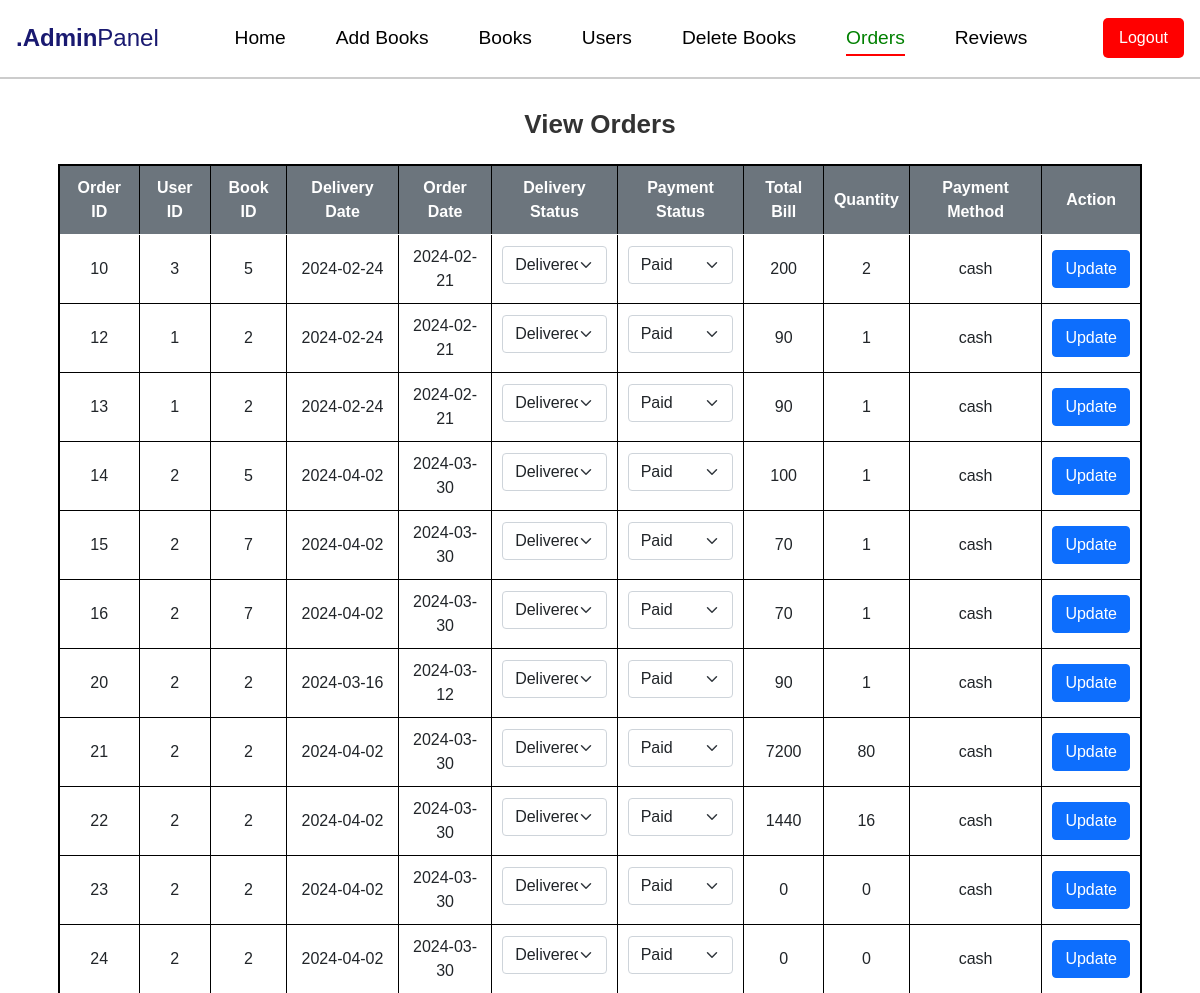
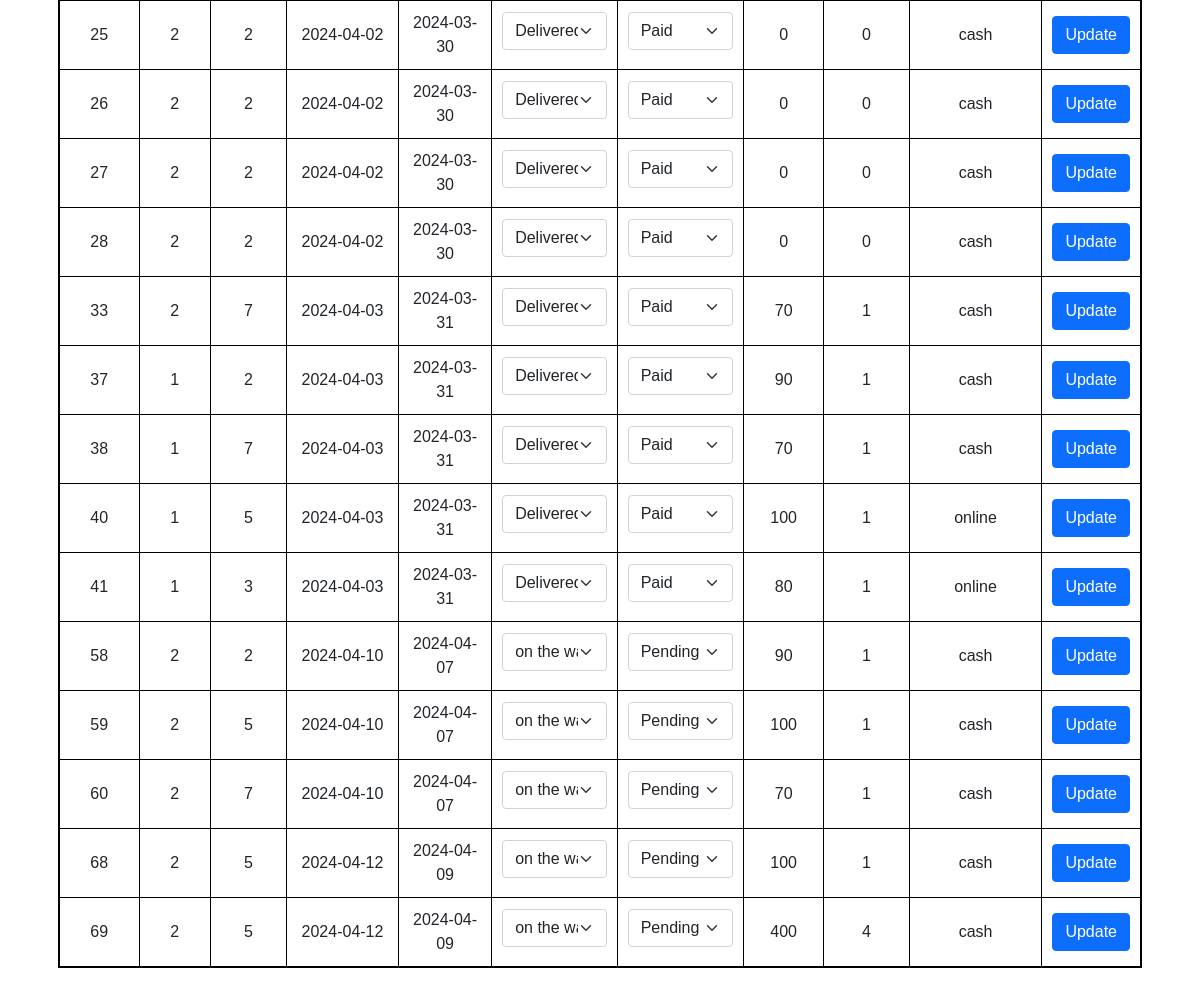
The page /view_orders.php on the database its author committed (2 pictures, top to bottom).
### tables this page shows
CREATE TABLE `orders` (
  `order_id` int(11) NOT NULL,
  `User_ID` int(11) DEFAULT NULL,
  `book_id` int(11) DEFAULT NULL,
  `delivery_date` date DEFAULT NULL,
  `order_date` date NOT NULL,
  `del_status` varchar(30) NOT NULL,
  `payment_status` varchar(30) NOT NULL,
  `total_bill` double NOT NULL,
  `quantity` int(11) NOT NULL,
  `payment_method` varchar(30) NOT NULL
);

### view_orders.php (the view, shortened to what this page needs)
<!DOCTYPE html>
<html lang="en">
<head>
    <link href="https://cdn.jsdelivr.net/npm/bootstrap@5.0.0-beta1/dist/css/bootstrap.min.css" rel="stylesheet">
    <link rel="stylesheet" href="https://cdnjs.cloudflare.com/ajax/libs/font-awesome/6.5.1/css/all.min.css" />
</head>
<body>
<?php include 'admin_header1.php'; ?>
    <div class="container">
        <h4>View Orders</h4>
                    <div class="card-body">
                        <table class="table table-bordered">
                            <thead>
                                <tr>
                                    <th style="height: 60px;">Order ID</th>
                                    <th>User ID</th>
                                    <th>Book ID</th>
                                    <th>Delivery Date</th>
                                    <th>Order Date</th>
                                    <th>Delivery Status</th>
                                    <th>Payment Status</th>
                                    <th>Total Bill</th>
                                    <th>Quantity</th>
                                    <th>Payment Method</th>
                                    <th>Action</th>
                                </tr>
                            </thead>
                            <tbody>
                                <?php
                                $con = mysqli_connect("localhost", "root", "", "readcycle");
                                $query = "SELECT * FROM orders
                                WHERE book_id IN (SELECT book_id FROM add_books WHERE email = 'readcycle@gmail.com')";
                                $query_run = mysqli_query($con, $query);
                                if (mysqli_num_rows($query_run) > 0) {
                                    foreach ($query_run as $row) {
                                ?>
                                        <tr>
                                            <form id="updateForm<?= $row['order_id']; ?>" action="update_order.php" method="post">
                                                <td><?= $row['order_id']; ?></td>
                                                <td><?= $row['User_ID']; ?></td>
                                                <td><?= $row['book_id']; ?></td>
                                                <td><?= $row['delivery_date']; ?></td>
                                                <td><?= $row['order_date']; ?></td>
                                                <td class="status-dropdown">
                                                    <select name="del_status" class="form-select mb-2 dropdown" required>
                                                        <?php
                                                        $deliveryStatusOptions = array('Cancel', 'Delivered', 'on the way');
                                                        foreach ($deliveryStatusOptions as $option) {
                                                            $selected = ($row['del_status'] == $option) ? 'selected' : '';
                                                            echo "<option value='$option' $selected>$option</option>";
                                                        }
                                                        ?>
                                                    </select>
                                                </td>
                                                <td class="status-dropdown">
                                                    <select name="payment_status" class="form-select mb-2 dropdown" required>
                                                        <?php
                                                        $paymentStatusOptions = array('Pending', 'Paid');
                                                        foreach ($paymentStatusOptions as $option) {
                                                            $selected = ($row['payment_status'] == $option) ? 'selected' : '';
                                                            echo "<option value='$option' $selected>$option</option>";
                                                        }
                                                        ?>
                                                    </select>
                                                </td>
                                                <td><?= $row['total_bill']; ?></td>
                                                <td><?= $row['quantity']; ?></td>
                                                <td><?= $row['payment_method']; ?></td>
                                                <td>
                                                    <button type="button" class="btn btn-primary update-btn" data-order-id="<?= $row['order_id']; ?>">Update</button>
                                                </td>
                                            </form>
                                        </tr>
                                <?php
                                    }
                                } else {
                                ?>
                                    <tr>
                                        <td colspan="11">No Record Found</td>
                                    </tr>
                                <?php
                                }
                                ?>
                            </tbody>
                        </table>
                    </div>
                </div>
</body>
</html>

### view_orders.php (style rules this page uses)
.table { opacity: 0; transform: translateY(-20px); transition: opacity 0.3s ease, transform 0.3s ease; }
.table.show { opacity: 1; transform: translateY(0); }
.table { width: 100%; border-collapse: collapse; border: 2px solid black; }
.table th, .table td { padding: 10px; border: 1px solid black; font-size: 16px; }
.table th { background-color: #6c757d; color: white; font-weight: bold; text-align: center; vertical-align: middle; line-height: 1.5; }
.table td { padding: 10px; text-align: center; vertical-align: middle; }
h4 { text-align: center; margin-top: 30px; color: #333; font-size: 26px; font-weight: bold; }

### admin_header1.php (style rules this page uses)
body { margin: 0; padding: 0; font-family: Arial, sans-serif; background-color: #fff; }

### rows shown on the page
orders: order_id "10", User_ID "3", book "5", delivery_date "2024-02-24", order_date "2024-02-21", total_bill "200", quantity "2", payment_method "cash"
orders: order_id "12", User_ID "1", book "2", delivery_date "2024-02-24", order_date "2024-02-21", total_bill "90", quantity "1", payment_method "cash"
orders: order_id "13", User_ID "1", book "2", delivery_date "2024-02-24", order_date "2024-02-21", total_bill "90", quantity "1", payment_method "cash"
orders: order_id "14", User_ID "2", book "5", delivery_date "2024-04-02", order_date "2024-03-30", total_bill "100", quantity "1", payment_method "cash"
orders: order_id "15", User_ID "2", book "7", delivery_date "2024-04-02", order_date "2024-03-30", total_bill "70", quantity "1", payment_method "cash"
orders: order_id "16", User_ID "2", book "7", delivery_date "2024-04-02", order_date "2024-03-30", total_bill "70", quantity "1", payment_method "cash"
orders: order_id "20", User_ID "2", book "2", delivery_date "2024-03-16", order_date "2024-03-12", total_bill "90", quantity "1", payment_method "cash"
orders: order_id "21", User_ID "2", book "2", delivery_date "2024-04-02", order_date "2024-03-30", total_bill "7200", quantity "80", payment_method "cash"
orders: order_id "22", User_ID "2", book "2", delivery_date "2024-04-02", order_date "2024-03-30", total_bill "1440", quantity "16", payment_method "cash"
orders: order_id "23", User_ID "2", book "2", delivery_date "2024-04-02", order_date "2024-03-30", total_bill "0", quantity "0", payment_method "cash"
orders: order_id "24", User_ID "2", book "2", delivery_date "2024-04-02", order_date "2024-03-30", total_bill "0", quantity "0", payment_method "cash"
orders: order_id "25", User_ID "2", book "2", delivery_date "2024-04-02", order_date "2024-03-30", total_bill "0", quantity "0", payment_method "cash"
orders: order_id "26", User_ID "2", book "2", delivery_date "2024-04-02", order_date "2024-03-30", total_bill "0", quantity "0", payment_method "cash"
orders: order_id "27", User_ID "2", book "2", delivery_date "2024-04-02", order_date "2024-03-30", total_bill "0", quantity "0", payment_method "cash"
orders: order_id "28", User_ID "2", book "2", delivery_date "2024-04-02", order_date "2024-03-30", total_bill "0", quantity "0", payment_method "cash"
orders: order_id "33", User_ID "2", book "7", delivery_date "2024-04-03", order_date "2024-03-31", total_bill "70", quantity "1", payment_method "cash"
orders: order_id "37", User_ID "1", book "2", delivery_date "2024-04-03", order_date "2024-03-31", total_bill "90", quantity "1", payment_method "cash"
orders: order_id "38", User_ID "1", book "7", delivery_date "2024-04-03", order_date "2024-03-31", total_bill "70", quantity "1", payment_method "cash"
orders: order_id "40", User_ID "1", book "5", delivery_date "2024-04-03", order_date "2024-03-31", total_bill "100", quantity "1", payment_method "online"
orders: order_id "41", User_ID "1", book "3", delivery_date "2024-04-03", order_date "2024-03-31", total_bill "80", quantity "1", payment_method "online"
orders: order_id "58", User_ID "2", book "2", delivery_date "2024-04-10", order_date "2024-04-07", total_bill "90", quantity "1", payment_method "cash"
orders: order_id "59", User_ID "2", book "5", delivery_date "2024-04-10", order_date "2024-04-07", total_bill "100", quantity "1", payment_method "cash"
orders: order_id "60", User_ID "2", book "7", delivery_date "2024-04-10", order_date "2024-04-07", total_bill "70", quantity "1", payment_method "cash"
orders: order_id "68", User_ID "2", book "5", delivery_date "2024-04-12", order_date "2024-04-09", total_bill "100", quantity "1", payment_method "cash"
orders: order_id "69", User_ID "2", book "5", delivery_date "2024-04-12", order_date "2024-04-09", total_bill "400", quantity "4", payment_method "cash"

### other values the page prints
form field del_status "Delivered"
form field payment_status "Paid"
form field del_status "on the way"
form field payment_status "Pending"
